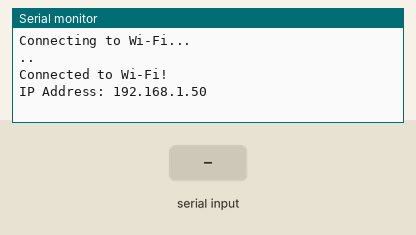
Bench run of a sketch on a simulated ESP32-S3. Shown: the last lines printed to the serial monitor. Inputs (shaded band) come from the test bench. WiFi joins after 1.5 s; servers stay silent unless stated; uploads are accepted with an empty reply.

Above: at 3.2 s.
3.3 s: "1\n" received over Serial
At 3.9 s:
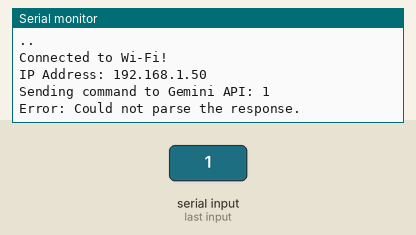
5.0 s: "0\n" received over Serial
At 5.16 s:
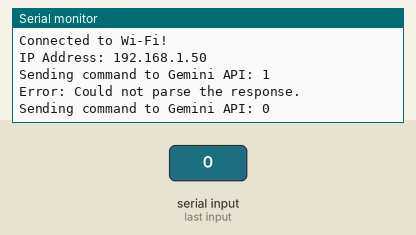
6.5 s: "2\n" received over Serial
At 7.5 s:
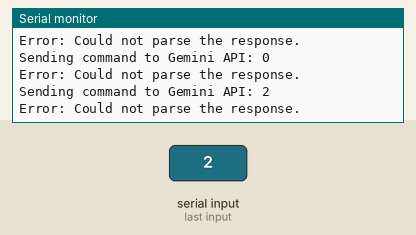

Measured:
- after the input at 3.3 s, the serial monitor: prints a new line at once (image 1)
- after the input at 5.0 s, the serial monitor: prints a new line at once (image 2)
- after the input at 6.5 s, the serial monitor: prints a new line at once (image 3)

The sketch:

geminiresponse.ino
```cpp
#include <WiFi.h>
#include <HTTPClient.h>
String geminiresponse =" ";
// Wi-Fi Credentials
const char* ssid = "OTTO";          // Wi-Fi SSID
const char* password = "12345678";  // Wi-Fi Password

// Gemini API URL and API Key
const String apiKey = "AIzaSyD51z_HiybRKdNpRw3zou89eN-Rfz_dQ1A"; // Gemini API Key
const String apiURL = "https://generativelanguage.googleapis.com/v1beta/models/gemini-1.5-flash:generateContent?key=" + apiKey;

// Common instruction for Gemini API
const String common = "You are OTTO, a 3D-printed robot developed by ISA-VESIT. OTTO is equipped with servo motors for hand movements, N20 motors for movement, and an OLED display to show expressions. It has an INMP441 microphone for speech recognition, a MAX98357A amplifier ,speaker for speech synthesis, and is powered by an ESP32-S3 DevKit M1 controller for processing. OTTO's capabilities include speech recognition, text processing, and speech synthesis. OTTO can respond to speech, generate outputs, display emotions on the OLED screen, and perform basic movements using its motors. The response you generate will be given for speech synthesis, so provide clear lines without using special characters. Please respond to the next word after this instruction.";

void setup() {
  // Initialize serial communication
  Serial.begin(115200);

  // Connect to Wi-Fi
  Serial.println("Connecting to Wi-Fi...");
  WiFi.begin(ssid, password);
  while (WiFi.status() != WL_CONNECTED) {
    delay(1000);
    Serial.print(".");
  }
  Serial.println("\nConnected to Wi-Fi!");
  Serial.print("IP Address: ");
  Serial.println(WiFi.localIP());
}

void loop() {
  // Check if there is data available in the serial monitor
  if (Serial.available()) {
    String command = Serial.readStringUntil('\n'); // Read the input command
    command.trim(); // Remove any extra spaces or newlines
    if (command.length() > 0) {
      Serial.println("Sending command to Gemini API: " + command);

      // Send command to the Gemini API
      if (WiFi.status() == WL_CONNECTED) {
        HTTPClient http;

        // Configure HTTP request
        http.begin(apiURL);
        http.addHeader("Content-Type", "application/json"); // Set content type to JSON

        // Manually construct the JSON payload
        String payload = "{";
        payload += "\"contents\": [{";
        payload += "\"parts\": [{";
        payload += "\"text\": \"" + common + " " + command + "\"";
        payload += "}]";
        payload += "}]";
        payload += "}";

        // Serial.println("Payload: " + payload); // Debug: Print the payload

        // Send POST request
        int httpResponseCode = http.POST(payload);

        // Handle response
        if (httpResponseCode > 0) {
          String response = http.getString();
          // Serial.println("Response from Gemini API: " + response);

          // Manual parsing of the response
          int startIndex = response.indexOf("\"text\": \"") + 9;
          int endIndex = response.indexOf("\"", startIndex + 1);


          if (startIndex > 8 && endIndex > startIndex) {
            geminiresponse = response.substring(startIndex, endIndex);
            Serial.println("Parsed Response: " + geminiresponse); // Print the extracted response
          } else {
            Serial.println("Error: Could not parse the response.");
          }
        } else {
          Serial.println("Error in HTTP request. Code: " + String(httpResponseCode));
        }

        http.end(); // Free resources
      } else {
        Serial.println("Wi-Fi disconnected. Cannot send request.");
      }
    }
  }
}
```
